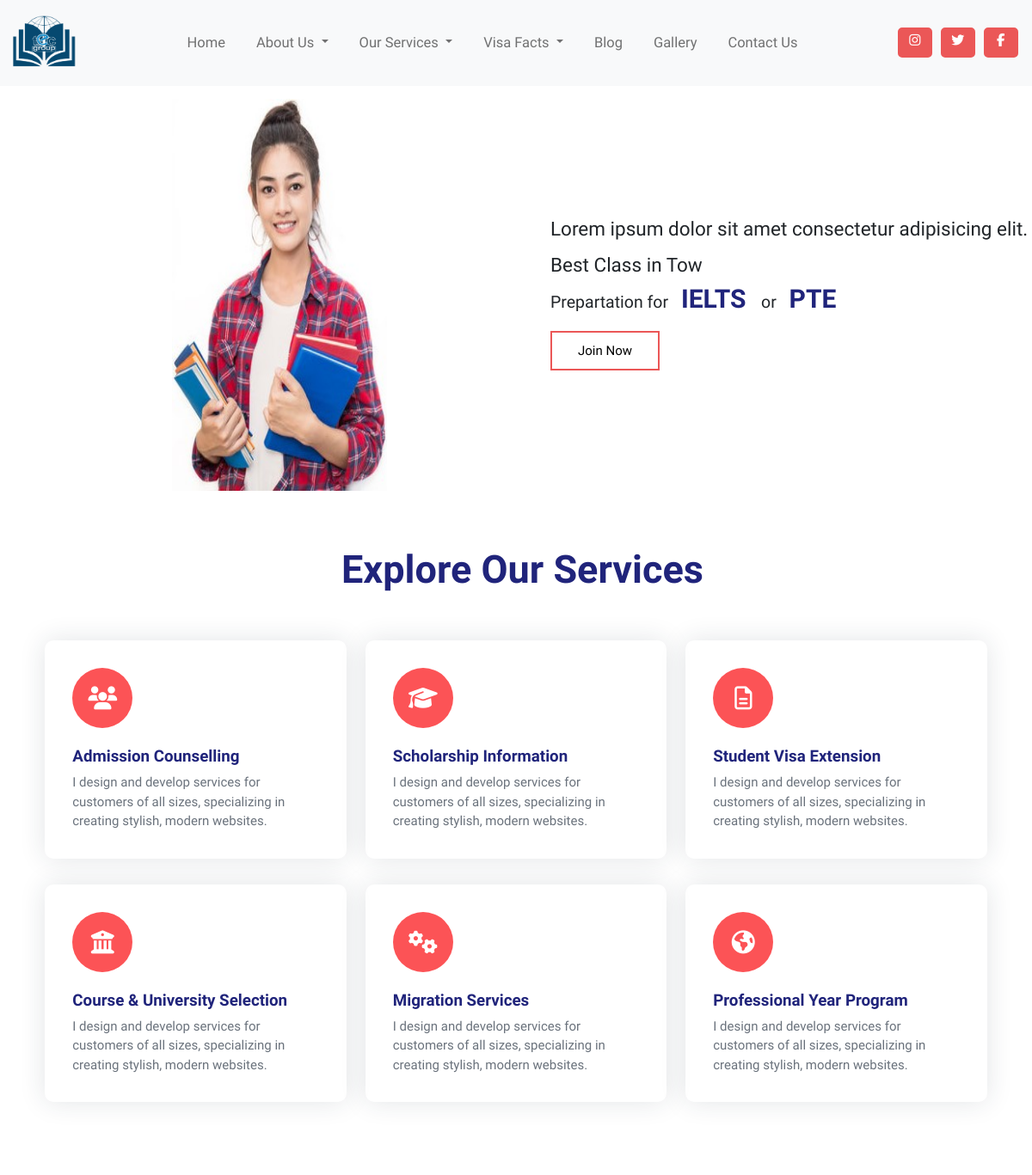
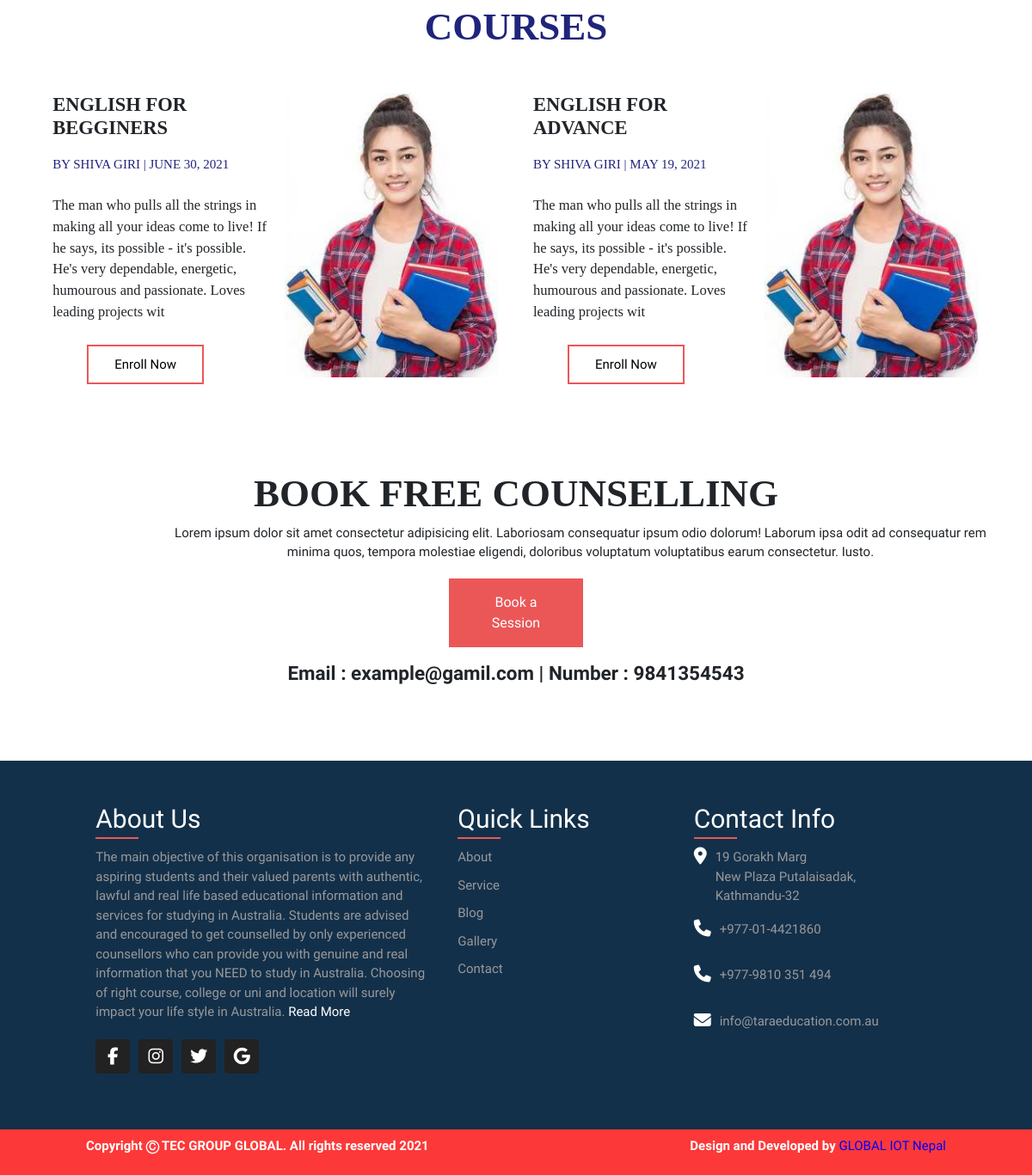
The app's page /service/ with its own data (2 pictures, top to bottom).
### service/models.py (models this page shows, shortened)
class Service(models.Model):
    hero_img = models.ImageField(upload_to='photos/%Y/%m/%d')
    hero_title = models.CharField(max_length=300)
    hero_slogan = models.CharField(max_length=300)
    hero_subject_name = models.CharField(max_length=100)
    hero_subject_name_I = models.CharField(max_length=100)
    hero_button_name = models.CharField(max_length=100)

class Courses(models.Model):
    course_img = models.ImageField(upload_to='photos/%Y/%m/%d')
    course_name = models.CharField(max_length=300)
    teacher_name = models.CharField(max_length=100)
    course_start_date = models.DateField()
    course_description = models.TextField(max_length=200)
    course_button_name = models.CharField(max_length=100)
    is_published = models.BooleanField(default=True)

### service/views.py (the view)
# urls.py: path('service/', include('service.urls')),
def service(request):
    services = Service.objects.first
    courses = Courses.objects.all()
    context = {
        'services': services,
        'courses': courses,
    }
    return render(request, 'pages/service.html', context)

### pages/context_processors.py (called while the page is built)
def message_context_processor(request):
    message = Message.objects.all()
    visas = VisaDetail.objects.all()
    service = Service.objects.all()
    context = {
        "message": message,
        "visas": visas,
        "service": service
    }
    return context

### templates/pages/service.html (shortened to what this page needs)
<head>
</head>
{% extends 'base.html' %}
{% load static %}
{% block css %}
<link rel="stylesheet" href="{% static 'css/service.css' %}">
{% endblock %}
{% block content %}
<section id="services">
    <div class="row">
        <div class="col-sm">
            <img src="{{services.hero_img.url}}" alt="" class="hero-img" width="100%">
        </div>
        <div class="col-sm">
            <p class="hero-section-description">{{services.hero_title}}</p>
            <p class="hero-section-description-sub">{{services.hero_slogan}}</p>
            <div class="col-sm">
                <p class="hero-course-subject">Prepartation for <Strong class="hero-course-title"> {{services.hero_subject_name}} </Strong> or <Strong class="hero-course-title"> {{services.hero_subject_name_I}} </Strong> </p>
            </div>
            <a href="{% url 'enroll' %}"><button class="hero-join-now-button">{{services.hero_button_name}}</button></a>
        </div>
    </div>
</section>
<section class="section services-section" id="services">
  <div class="container">
      <div class="row">
          <div class="col-lg">
              <div class="section-title">
                  <h2>Explore Our Services</h2>
              </div>
          </div>
      </div>
      <div class="row">
            <div class="col-sm-6 col-lg-4">
              <a href="{% url 'serviceDescription' 1 %}">
              <div class="feature-box-1">
                  <div class="icon">
                    <i class="fa fa-users" aria-hidden="true"></i>
                  </div>
                  <div class="feature-content">
                      <h5>Admission Counselling</h5>
                      <p>I design and develop services for customers of all sizes, specializing in creating stylish, modern websites.</p>
                  </div>
              </div>
            </a>
          </div>
          <div class="col-sm-6 col-lg-4">
            <a href="{% url 'serviceDescription' 2 %}">
              <div class="feature-box-1">
                  <div class="icon">
                    <i class="fa fa-graduation-cap" aria-hidden="true"></i>
                  </div>
                  <div class="feature-content">
                      <h5>Scholarship Information</h5>
                      <p>I design and develop services for customers of all sizes, specializing in creating stylish, modern websites.</p>
                  </div>
              </div>
            </a>
          </div>
            <div class="col-sm-6 col-lg-4">
              <a href="{% url 'serviceDescription' 3 %}">
                <div class="feature-box-1">
                    <div class="icon">
                      <i class="fa fa-file-text-o" aria-hidden="true"></i>
                    </div>
                    <div class="feature-content">
                        <h5>Student Visa Extension</h5>
                        <p>I design and develop services for customers of all sizes, specializing in creating stylish, modern websites.</p>
                    </div>
                </div>
              </a>
            </div>
            <div class="col-sm-6 col-lg-4">
              <a href="{% url 'serviceDescription' 4 %}">
              <div class="feature-box-1">
                  <div class="icon">
                    <i class="fa fa-university" aria-hidden="true"></i>
                  </div>
                  <div class="feature-content">
                      <h5>Course & University Selection</h5>
                      <p>I design and develop services for customers of all sizes, specializing in creating stylish, modern websites.</p>
                  </div>
              </div>
            </a>
          </div>
            <div class="col-sm-6 col-lg-4">
              <a href="{% url 'serviceDescription' 5 %}">
              <div class="feature-box-1">
                  <div class="icon">
                    <i class="fa fa-cogs" aria-hidden="true"></i>
                  </div>
                  <div class="feature-content">
                      <h5>Migration Services</h5>
                      <p>I design and develop services for customers of all sizes, specializing in creating stylish, modern websites.</p>
                  </div>
              </div>
            </a>
          </div>
            <div class="col-sm-6 col-lg-4">
              <a href="{% url 'serviceDescription' 6 %}">
              <div class="feature-box-1">
                  <div class="icon">
                    <i class="fa fa-globe" aria-hidden="true"></i>
                  </div>
                  <div class="feature-content">
                      <h5>Professional Year Program</h5>
                      <p>I design and develop services for customers of all sizes, specializing in creating stylish, modern websites.</p>
                  </div>
              </div>
            </a>
          </div>
  </div>
  </div>
</section>
<section>
  <div class="container">
  <h1 class="expert-title">Courses</h1>
  <div class="course-row">
    {% for Courses in courses %}
    <div class="course-col">
      <div class="course-description">
        <h1 class="course-title" >{{Courses.course_name}}</h1>
      <p class="course-teacher">By {{Courses.teacher_name}} | {{Courses.course_start_date}}</p>
      <p class="course-des">{{Courses.course_description}}</p>
      <a href="{% url 'enroll' %}"><button class="hero-join-now-button">{{Courses.course_button_name}}</button></a>
      </div>
      <div class="course-description">
        <img src="{{Courses.course_img.url}}" alt="{{course_name}}" width="100%">
      </div>
    </div>
    {% endfor %}
  </div>
</div>
</section>
<div class="counselling">
  <div class="container">
    <div class="row">
      <div class="col-sm">
        <h1 class="book-free-counselling">
          Book Free Counselling
        </h1>
        <p class="counselling-description">Lorem ipsum dolor sit amet consectetur adipisicing elit. Laboriosam consequatur ipsum odio dolorum! Laborum ipsa odit ad consequatur rem minima quos, tempora molestiae eligendi, doloribus voluptatum voluptatibus earum consectetur. Iusto.</p>
        <a href="{% url 'contact' %}"><button class="book-a-session">Book a Session</button></a>
        <p class="email-num-details">Email : example@gamil.com | Number : 9841354543</p>
      </div>
    </div>
  </div>
</div>
{% endblock %}

### AU/static/css/navFooter.css (style rules this page uses)
html, body { font-family: "Raleway"; font-size: 15px; line-height: 1.5; box-sizing: border-box; margin: 0; left: 0; top: 0; }
a { text-decoration: none; color: rgba(43, 54, 69, 0.7); font-weight: 500; }

### AU/static/css/service.css (style rules this page uses)
#services { margin-top: 25px; }
.row { --bs-gutter-x: 0rem !important; --bs-gutter-y: 0; display: flex; flex-wrap: wrap; margin-right: calc(var(--bs-gutter-x) / -2); margin-left: calc(var(--bs-gutter-x) / -2); }
.hero-img { height: 57vh; width: 50%; padding-left: 50px; margin-left: 150px; margin-top: 6rem; position: relative; }
.hero-section-description { padding-left: 40px; font-size: 1.5rem; margin-top: 15rem; }
.hero-section-description-sub { padding-left: 40px; font-size: 1.5rem; margin-top: -7px; }
.hero-course-subject { margin-top: -16px; font-size: 1.3rem; padding-left: 40px; }
.hero-course-title { color: #20247b; font-size: 2rem; padding-left: 10px; word-spacing: 10px; }
.hero-join-now-button { background-color: white; color: black; border: 2px solid #eb5757; padding: 10px 30px 10px 30px; margin-left: 40px; }
.expert-title { font-size: 3rem; text-align: center; font-family: "-webkit-pictograph"; text-transform: uppercase; font-weight: bold; padding-bottom: 10px; color: #20247b; margin-top: 74px; margin-bottom: 20px; }
.course-col { float: left; width: 50%; padding: 10px; }
.course-row:after { content: ""; display: table; clear: both; }
.course-description { float: left; width: 50%; padding: 10px; }
.course-title { font-size: 1.5rem; font-family: "-webkit-pictograph"; text-transform: uppercase; font-weight: bold; padding-bottom: 10px; }
.course-teacher { font-family: "-webkit-pictograph"; text-transform: uppercase; padding-bottom: 10px; color: #20247b; }
.course-des { font-size: 1.1rem; font-family: "-webkit-pictograph"; padding-bottom: 10px; text-align: left; }
.feature-box-1 { padding: 32px; box-shadow: 0 0 30px rgba(31, 45, 61, 0.125); margin: 15px 11px; position: relative; z-index: 1; border-radius: 10px; overflow: hidden; -moz-transition: ease all 0.35s; -o-transition: ease all 0.35s; -webkit-transition: ease all 0.35s; transition: ease all 0.35s; top: 0; }
.feature-box-1 * { -moz-transition: ease all 0.35s; -o-transition: ease all 0.35s; -webkit-transition: ease all 0.35s; transition: ease all 0.35s; }
.feature-box-1 .icon { width: 70px; height: 70px; line-height: 70px; background: #fc5356; color: #ffffff; text-align: center; border-radius: 50%; margin-bottom: 22px; font-size: 27px; }
.feature-box-1 .icon i { line-height: 70px; }
.feature-box-1 h5 { color: #20247b; font-weight: 600; }
.feature-box-1 p { margin: 0; }
.feature-box-1:after { content: ""; position: absolute; top: 0; bottom: 0; left: auto; right: 0; border-radius: 10px; width: 0; background: #20247b; z-index: -1; -moz-transition: ease all 0.35s; -o-transition: ease all 0.35s; -webkit-transition: ease all 0.35s; transition: ease all 0.35s; }
.section { padding: 0px 0; position: relative; }
.section-title { padding-bottom: 0px; }
.section-title h2 { font-weight: 700; color: #20247b; font-size: 45px; margin: 40px auto; padding-left: 15px; text-align: center; }
.counselling { padding-top: 70px; padding-bottom: 70px; }
.book-free-counselling { font-size: 3rem; text-align: center; font-family: "SeoulHangang CEB"; text-transform: uppercase; font-weight: bold; padding-top: 10px !important; padding-bottom: 20px; }
.counselling-description { text-align: center; max-width: 1000px; margin-left: 150px; font-weight: 500; margin-top: -20px; }
.book-a-session { background-color: #eb5757; border: none; color: white; padding: 16px 32px; text-align: center; text-decoration: none; display: inline-block; font-size: 16px; margin: 4px 43%; transition-duration: 0.4s; position: relative; cursor: pointer; }
.email-num-details { position: relative; text-align: center; margin-top: 10px; font-size: 1.5rem; font-weight: bold; }

### records on screen
Service: hero_img (picture), hero_title "Lorem ipsum dolor sit amet consectetur adipisicing elit.", hero_slogan "Best Class in Tow", hero_subject_name "IELTS", hero_subject_name_I "PTE", hero_button_name "Join Now"
Courses: course_name "ENGLISH FOR BEGGINERS", teacher_name "SHIVA GIRI", course_start_date "JUNE 30, 2021", course_description "The man who pulls all the strings in making all your ideas come to live! If he says, its possible - it's possible. He's very dependable, energetic, humourous and passionate. Loves leading projects wit", course_button_name "Enroll Now", course_img (picture)
Courses: course_name "ENGLISH FOR ADVANCE", teacher_name "SHIVA GIRI", course_start_date "MAY 19, 2021", course_description "The man who pulls all the strings in making all your ideas come to live! If he says, its possible - it's possible. He's very dependable, energetic, humourous and passionate. Loves leading projects wit", course_button_name "Enroll Now", course_img (picture)
